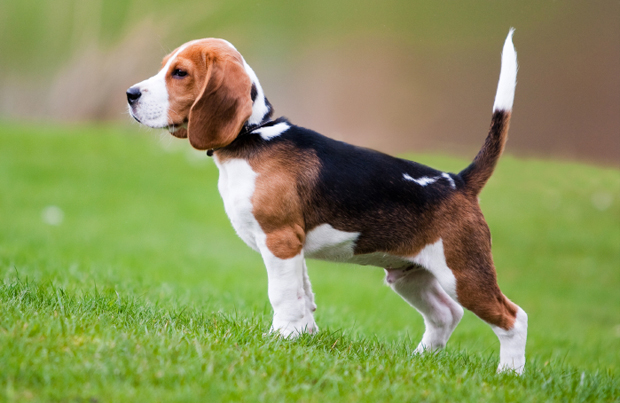
#> input picture semana_2_deep_learning/Dia2/imgs/dog2.jpg, 620 x 403 px
$ jupyter execute 03_Convoluciones.ipynb   (shell and % lines are left out)
#> lines starting #> are read from the running program, lines starting #| are printed output that depends on the picture
[cell 1]
import numpy as np
import matplotlib.pyplot as plt
from scipy.signal import convolve2d

# Cargamos una imagen

[cell 2]
img = plt.imread('imgs/dog2.jpg') / 255
print(img.shape)
#| (403, 620, 3)
plt.imshow(img);

[cell 3]
# Cambiamos el formato de la imagen a grises
gray = img.mean(axis=2)
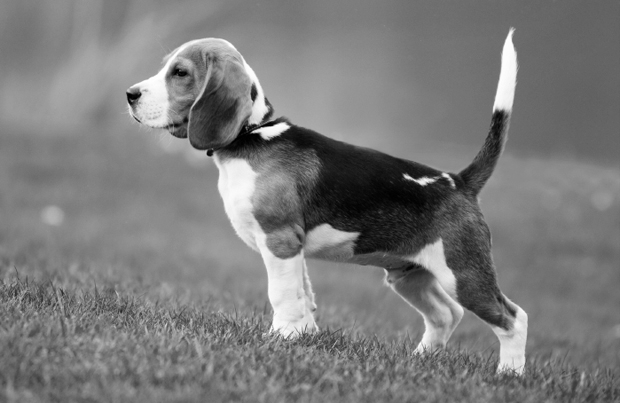
#> gray: shape (403, 620) float64; min 0, max 1, mean 0.485
print(gray.shape)
#| (403, 620)
plt.imshow(gray, cmap='gray');

# Convoluciones

[cell 4]
kernel = np.array([
    [0, 0, 0],
    [0, 1, 0],
    [0, 0, 0]
])

[cell 5]
result = convolve2d(gray, kernel)
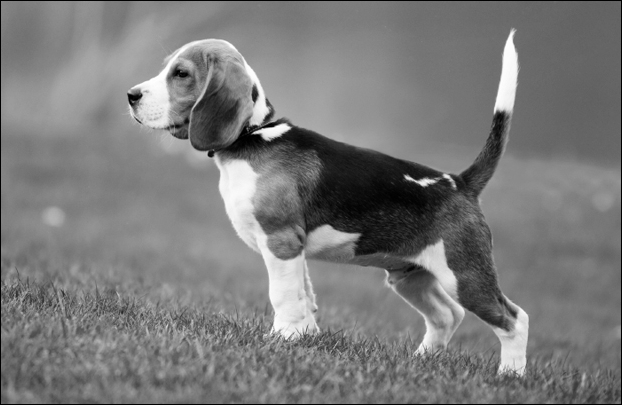
#> result: shape (405, 622) float64; min 0, max 1, mean 0.481
plt.imshow(result, cmap='gray');

[cell 6]
kernels = np.array([
    # Identity
    [[0, 0, 0],
     [0, 1, 0],
     [0, 0, 0]],
    # Blur
    [[1, 2, 1],
     [2, 4, 2],
     [1, 2, 1]],
    # Sharpen
    [[0, -1, 0],
     [-1, 5, -1],
     [0, -1, 0]],
    # Vertical edges
    [[0, 0, 0],
     [0, 1, -1],
     [0, 0, 0]],
    # Horizontal edges
    [[0, -1, 0],
     [0, 1, 0],
     [0, 0, 0]],
    # Outline
    [[-1, -1, -1],
     [-1, 8, -1],
     [-1, -1, -1]]
])
kernels.shape

[cell 7]
fig, axes = plt.subplots(3, 2, figsize=(14,16))
filter_names = ['Identity', 'Blur', 'Sharpen', 'Vertical edges', 'Horizontal edges', 'Outline']

for k, n, ax in zip(kernels, filter_names, axes.flatten()):
    ax.imshow(convolve2d(gray, k), cmap='gray')
    ax.set_title(n)
    ax.set_axis_off()
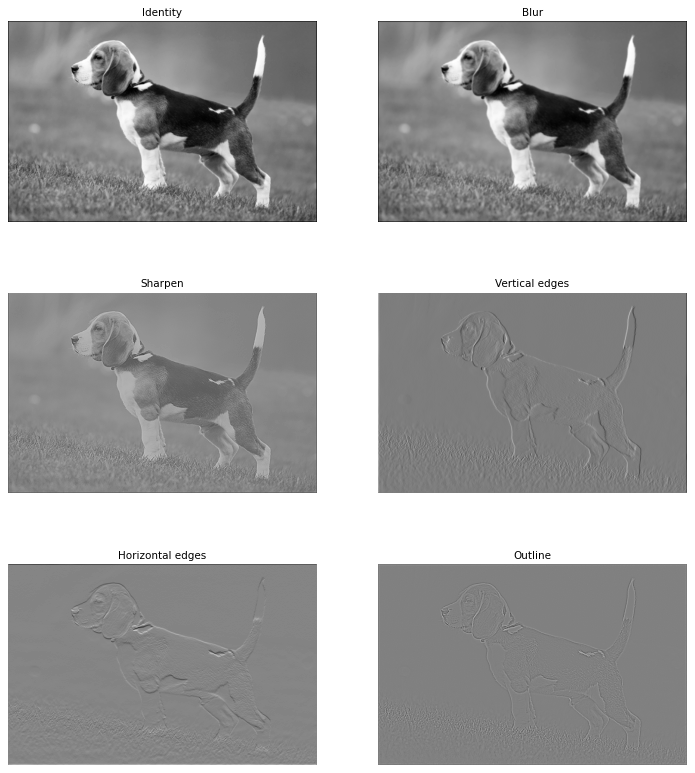
#> figure drawn by matplotlib, 6 panels

$ run again, with semana_2_deep_learning/Dia2/imgs/dog1.jpg copied over semana_2_deep_learning/Dia2/imgs/dog2.jpg
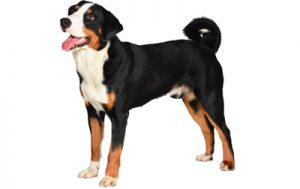
#> input picture semana_2_deep_learning/Dia2/imgs/dog1.jpg, 300 x 189 px
#| (189, 300, 3)
#> `gray = img.mean(axis=2)`:
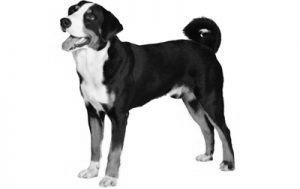
#> gray: shape (189, 300) float64; min 0, max 1, mean 0.806
#| (189, 300)
#> `result = convolve2d(gray, kernel)`:
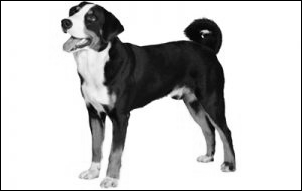
#> result: shape (191, 302) float64; min 0, max 1, mean 0.793

$ run again, with semana_2_deep_learning/Dia2/imgs/tiger.jpg copied over semana_2_deep_learning/Dia2/imgs/dog2.jpg
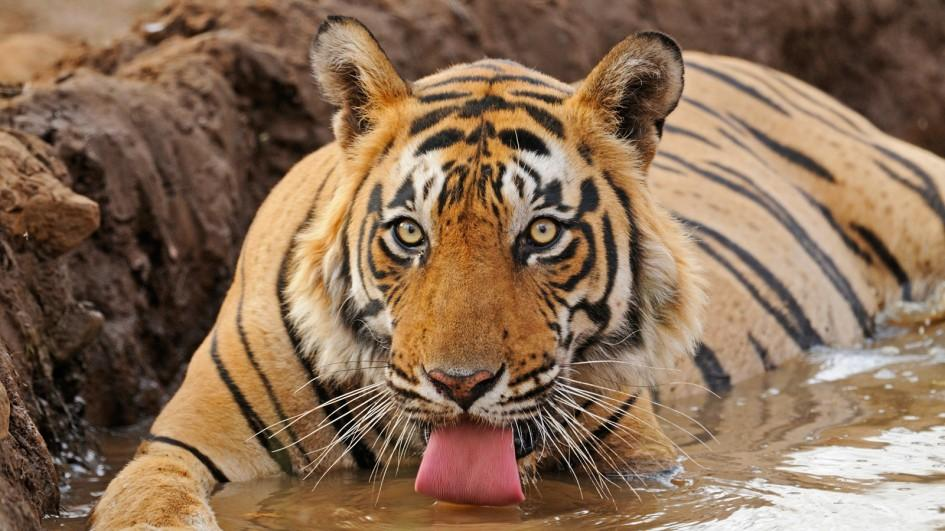
#> input picture semana_2_deep_learning/Dia2/imgs/tiger.jpg, 945 x 531 px
#| (531, 945, 3)
#> `gray = img.mean(axis=2)`:
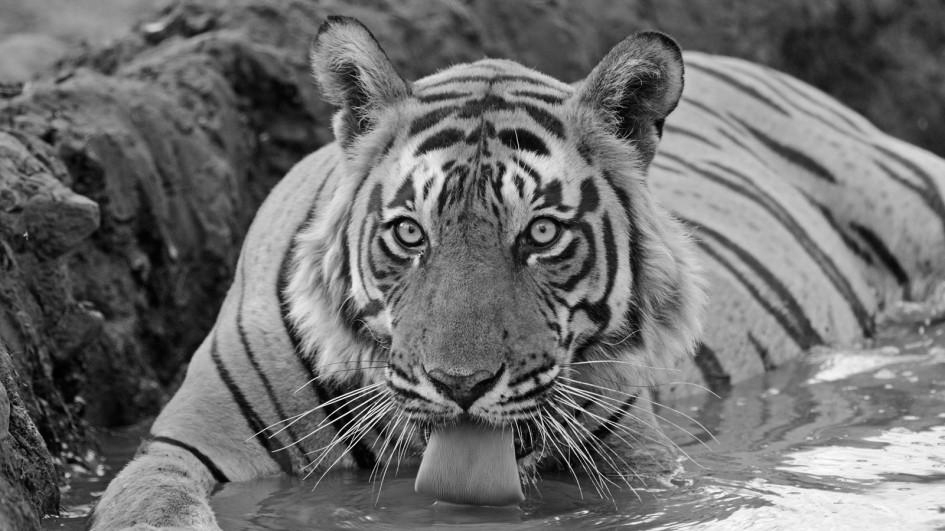
#> gray: shape (531, 945) float64; min 0, max 0.997, mean 0.434
#| (531, 945)
#> `result = convolve2d(gray, kernel)`:
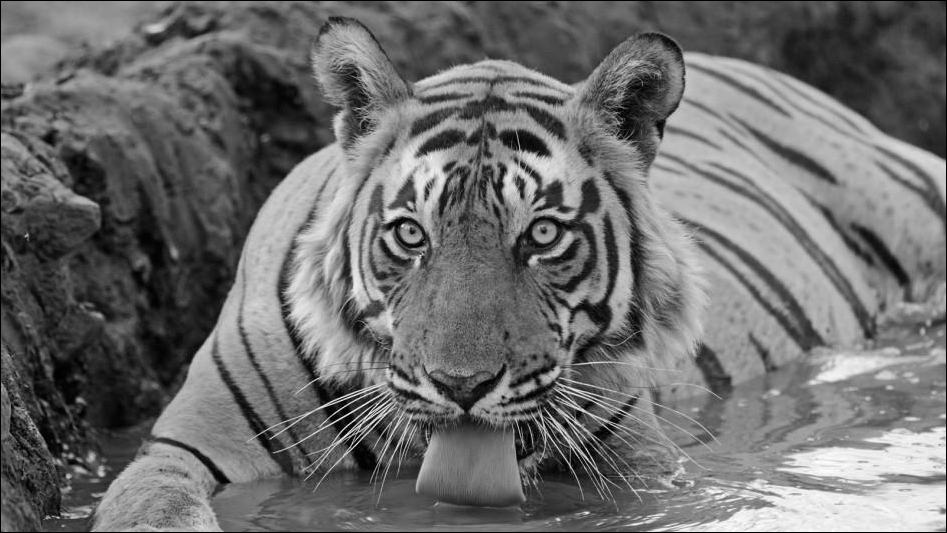
#> result: shape (533, 947) float64; min 0, max 0.997, mean 0.431
